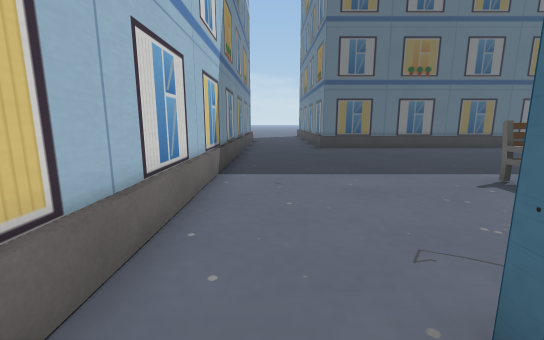
View 1 (above)

24 first-person views from a walk through a scene from a Unity 3-D project. The camera is 1.3 m above the floor, tilts 10° down and sees 90° across. The floor is counted in squares, 1 m on a side. Each view is taken from the middle of a square. On the plan, view 1 faces up. The plan holds only what a view shows up to about 13 squares ahead; the rest is blank. The place goes on beyond the plan. Some surface patterns are stand-ins.

View 2
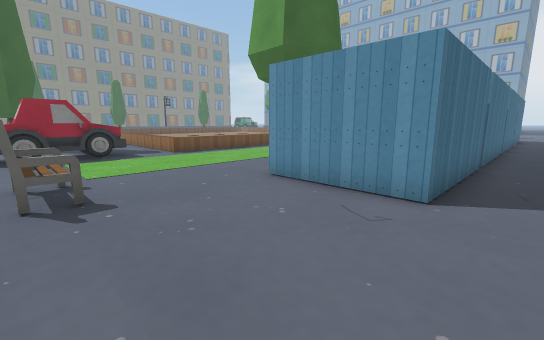

View 3
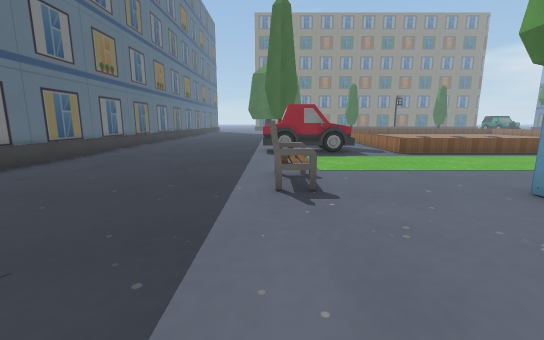

View 4
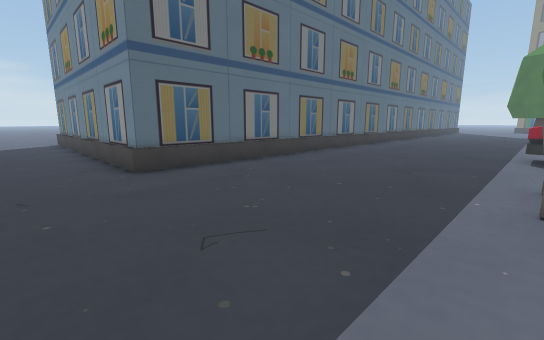

View 5
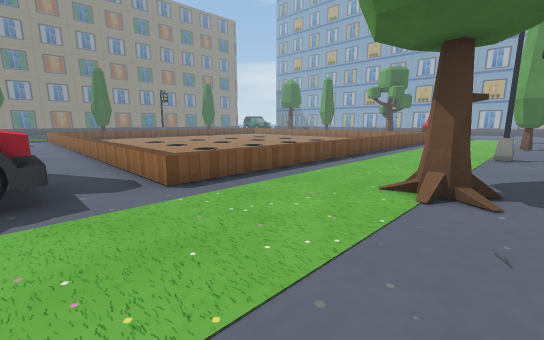

View 6
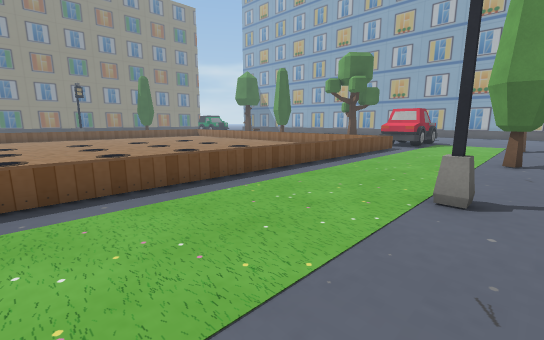

View 7
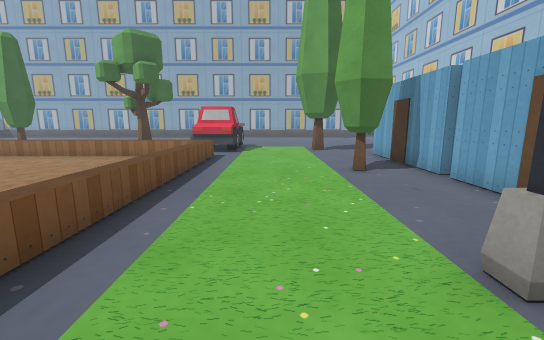

View 8
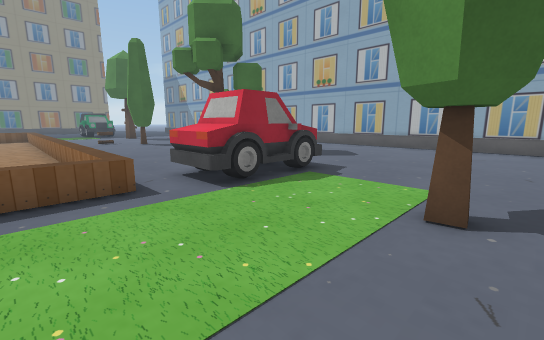

View 9
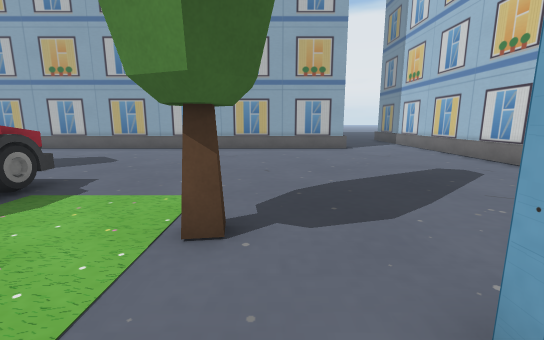

View 10
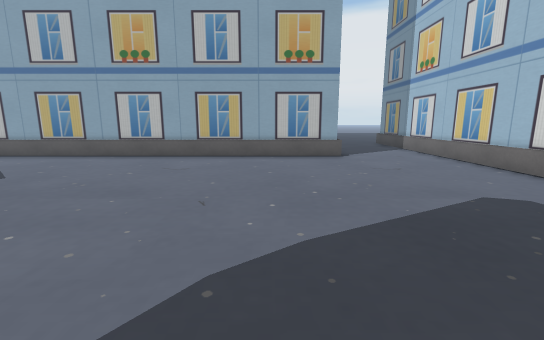

View 11
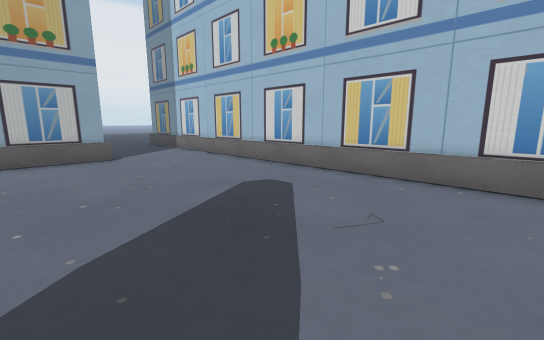

View 12
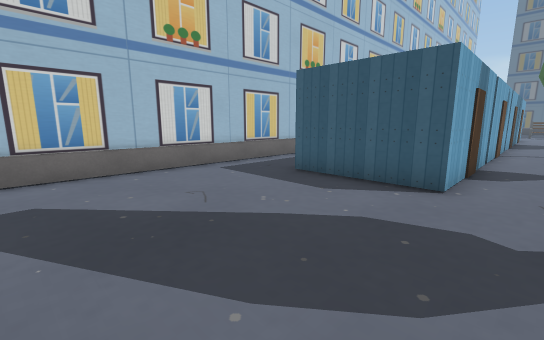

View 13
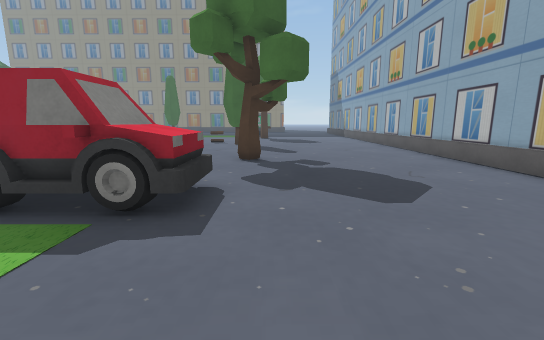

View 14
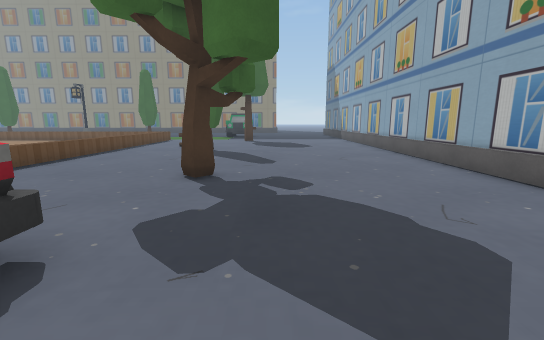

View 15
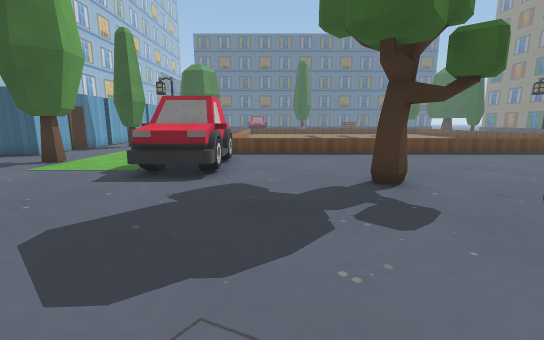

View 16
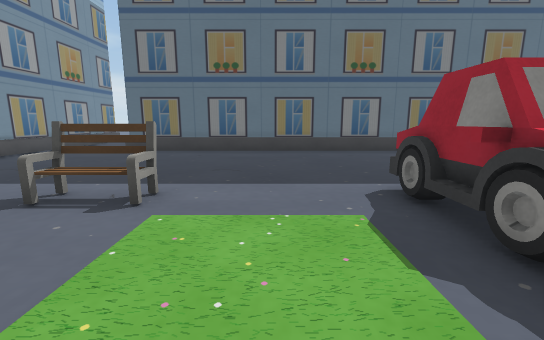

View 17
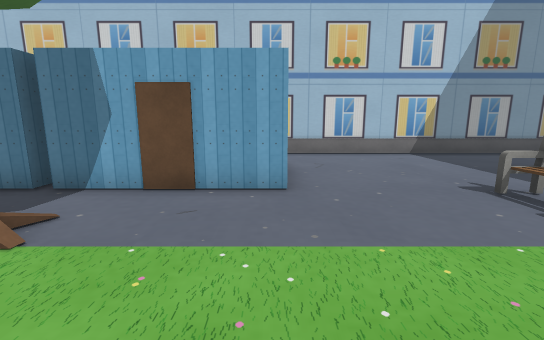

View 18
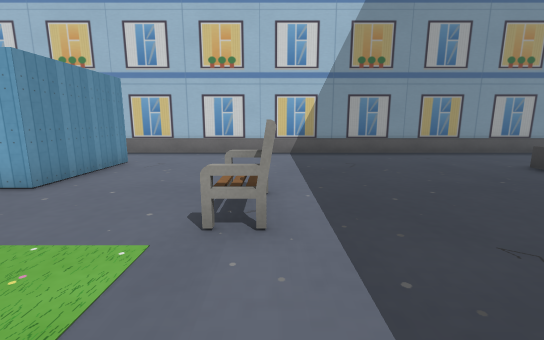

View 19
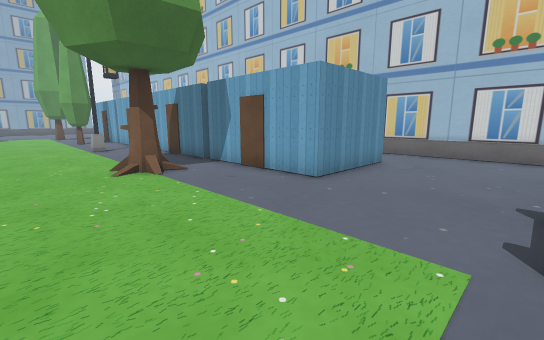

View 20
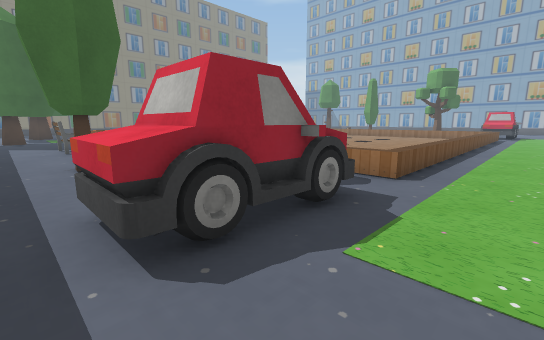

View 21
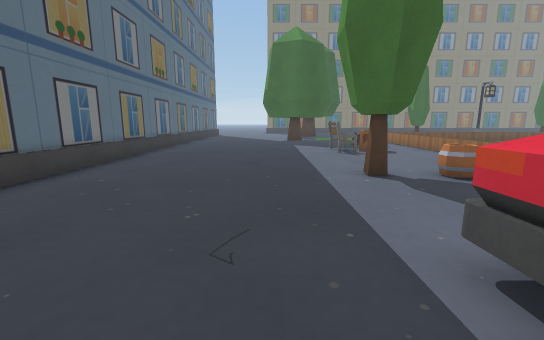

View 22
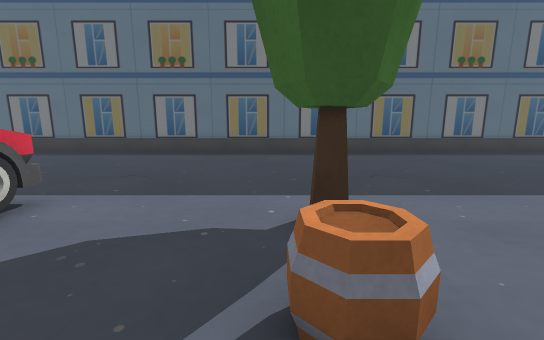

View 23
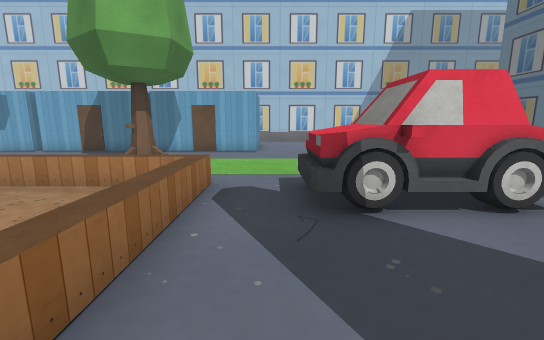

View 24
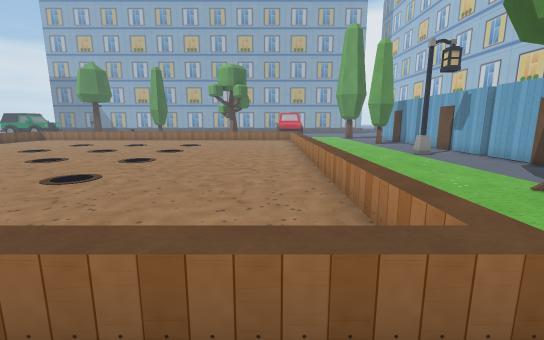

### Floor plan
Key: @ floor where view 1 was taken; # wall or solid block; . floor; = window, fence, low wall or low ledge; O other object.
Columns run from 2 left of view 1 to 24 right of it. Each row starts with its distance up from view 1.
 18   ..=#
 17 ##..=#
 16 ##..=#
 15 ##..=#
 14 ##..=######################
 13 ##...######################
 12 ##.........................
 11 ##.........................
 10 ##.........................
  9 ##.........................
  8 ##.........................
  7 ##.........................
  6 ##.....OOO...OOO....O......
  5 ##.....O.....OOO...OO....OO
  4 ##...........OOO...OO....OO
  3 ##...........OOO...OO....OO
  2 ##.........................
  1 ##.O###O......=============
  0 ##@## ##.....==============
 -1   .#   #.....==.....
 -2   .#   #.O...==......
 -3   .O   O.OO..==......
 -4   .O  #O.....==........ ..
 -5   .#  ##.....==...........
 -6   .#   #.....==..........
 -7   .#   #.....==..........
 -8   .O   O.....==...........
 -9   .O  #O.#...==...........
-10   .#  ##.....==...........
-11   .#   #.....==...........
-12        #.....== .
-13    O   O.....== ..
-14    O  #OOO...== ...
-15 ##    ##OO...== ....
-16 ##     #.....== ..........
-17 ##.   ##.....==============
-18 ##.O###O......=============
-19 ##...........OO............
-20 ##......OO...OO...........
-21 ##...........OO..........
-22 ##...........OOO........OO
-23 ##...........OO...OO.....O
-24 ##.................O......
-25 ##........................
-26 ##........................
-27 ##........................
-28 ##........................
-29 ##........................
-30 ##...=====================

Where each view was taken, in squares from view 1:
view 1: 0 up, 0 right, facing up
view 2: 6 up, 0 right, facing down-right
view 3: 6 up, 0 right, facing right
view 4: 6 up, 0 right, facing up-right
view 5: 3 up, 6 right, facing down-right
view 6: 4 down, 6 right, facing down-right
view 7: 7 down, 9 right, facing down
view 8: 16 down, 6 right, facing down-right
view 9: 17 down, 6 right, facing down
view 10: 20 down, 5 right, facing down
view 11: 20 down, 5 right, facing down-left
view 12: 24 down, 6 right, facing up-left
view 13: 24 down, 7 right, facing right
view 14: 25 down, 10 right, facing right
view 15: 29 down, 14 right, facing up
view 16: 1 up, 9 right, facing up
view 17: 1 up, 10 right, facing left
view 18: 6 up, 10 right, facing left
view 19: 5 up, 10 right, facing down-left
view 20: 7 up, 9 right, facing down-right
view 21: 8 up, 11 right, facing right
view 22: 2 up, 17 right, facing up
view 23: 2 up, 17 right, facing left
view 24: 2 up, 13 right, facing down
